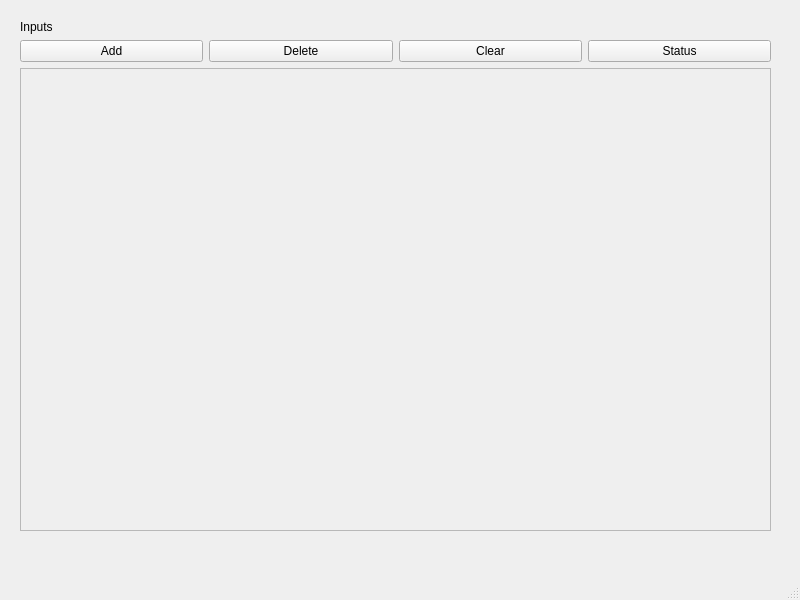
<?xml version="1.0" encoding="UTF-8"?>
<ui version="4.0">
 <class>MainWindow</class>
 <widget class="QMainWindow" name="MainWindow">
  <property name="geometry">
   <rect>
    <x>0</x>
    <y>0</y>
    <width>800</width>
    <height>600</height>
   </rect>
  </property>
  <property name="windowTitle">
   <string>MainWindow</string>
  </property>
  <widget class="QWidget" name="centralwidget">
   <widget class="QWidget" name="">
    <property name="geometry">
     <rect>
      <x>20</x>
      <y>20</y>
      <width>751</width>
      <height>511</height>
     </rect>
    </property>
    <layout class="QVBoxLayout" name="verticalLayout">
     <item>
      <widget class="QLabel" name="label">
       <property name="text">
        <string>Inputs</string>
       </property>
      </widget>
     </item>
     <item>
      <layout class="QHBoxLayout" name="horizontalLayout">
       <item>
        <widget class="QPushButton" name="addPushButton">
         <property name="text">
          <string>Add</string>
         </property>
        </widget>
       </item>
       <item>
        <widget class="QPushButton" name="deletePushButton">
         <property name="text">
          <string>Delete</string>
         </property>
        </widget>
       </item>
       <item>
        <widget class="QPushButton" name="clearPushButton">
         <property name="text">
          <string>Clear</string>
         </property>
        </widget>
       </item>
       <item>
        <widget class="QPushButton" name="statusPushButton">
         <property name="text">
          <string>Status</string>
         </property>
        </widget>
       </item>
      </layout>
     </item>
     <item>
      <widget class="QScrollArea" name="scrollArea">
       <property name="widgetResizable">
        <bool>true</bool>
       </property>
       <widget class="QWidget" name="scrollAreaWidgetContents">
        <property name="geometry">
         <rect>
          <x>0</x>
          <y>0</y>
          <width>747</width>
          <height>451</height>
         </rect>
        </property>
       </widget>
      </widget>
     </item>
    </layout>
   </widget>
  </widget>
  <widget class="QMenuBar" name="menubar">
   <property name="geometry">
    <rect>
     <x>0</x>
     <y>0</y>
     <width>800</width>
     <height>22</height>
    </rect>
   </property>
  </widget>
  <widget class="QStatusBar" name="statusbar"/>
 </widget>
 <resources/>
 <connections/>
</ui>
